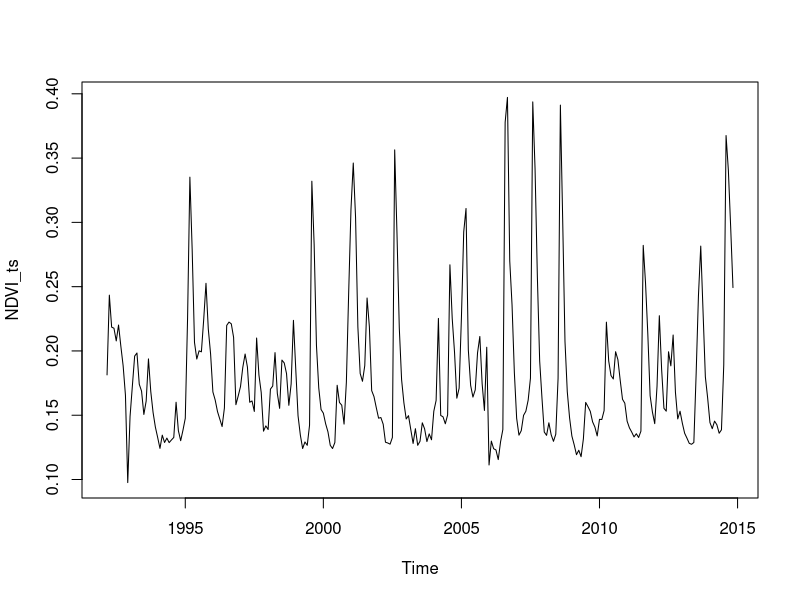
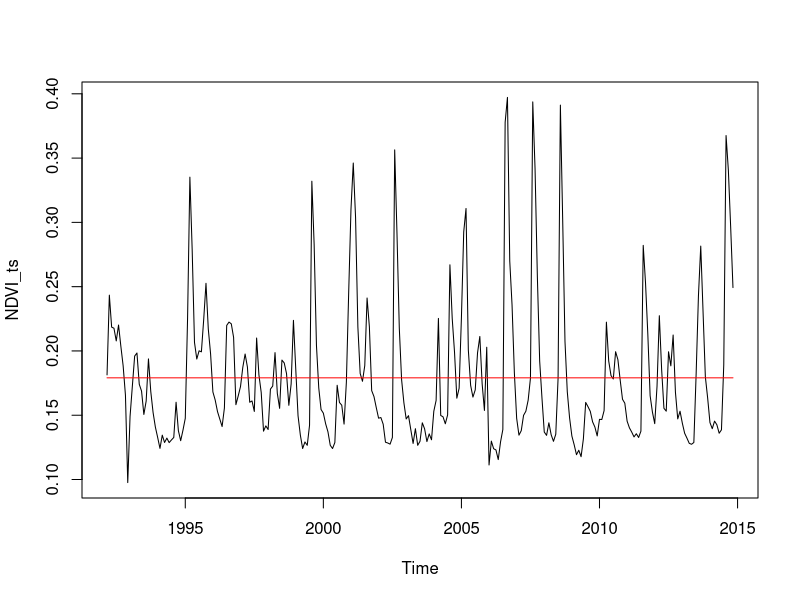
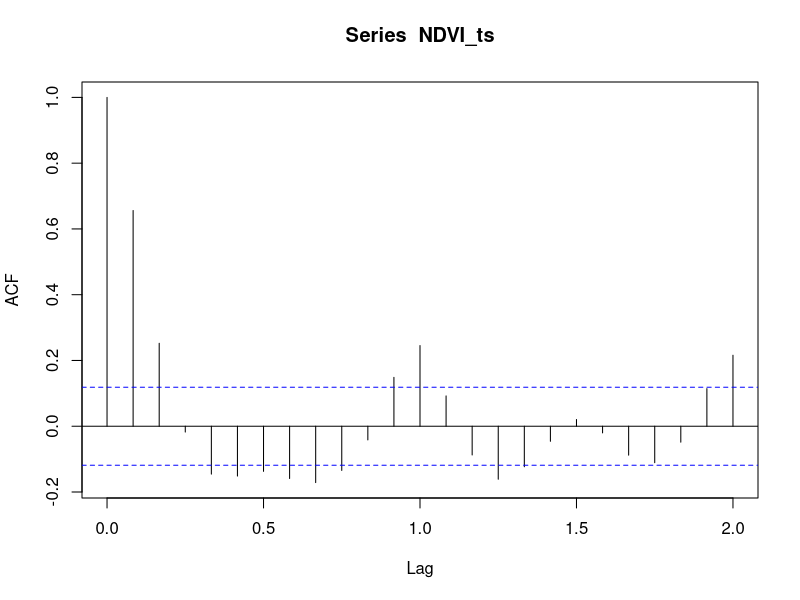
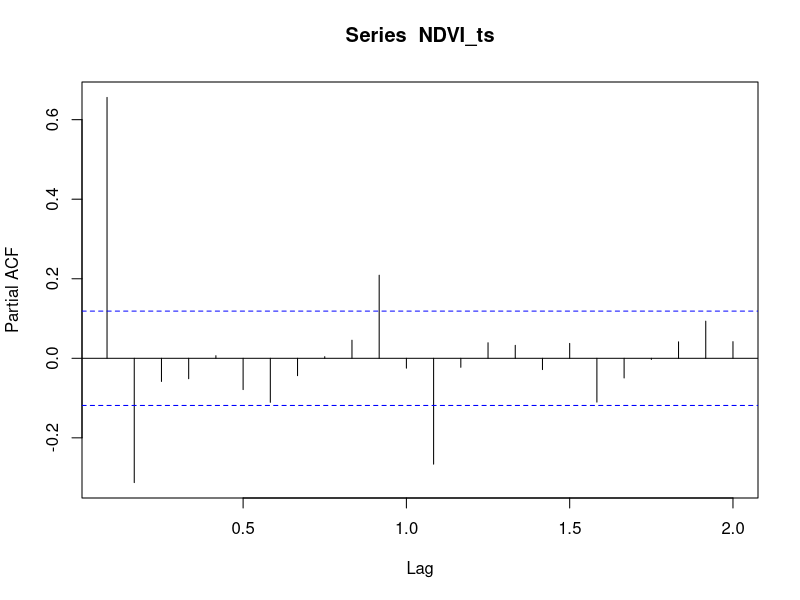
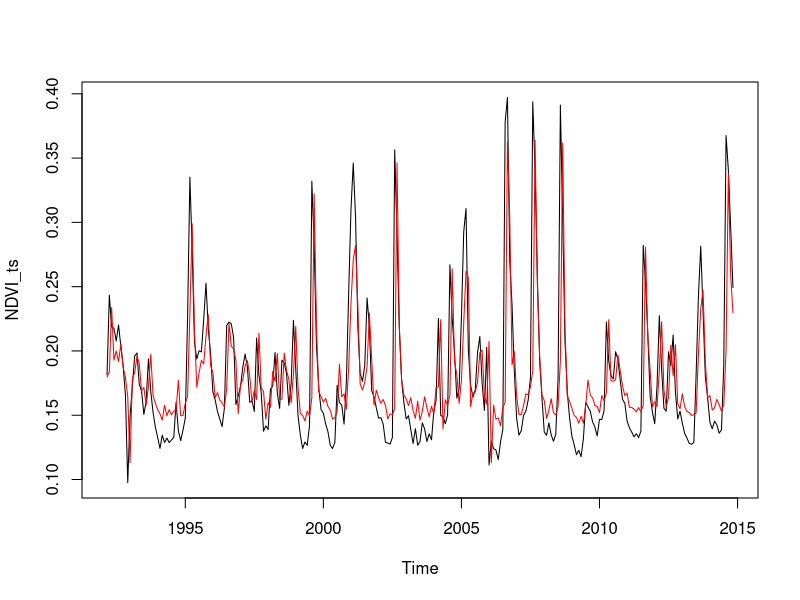
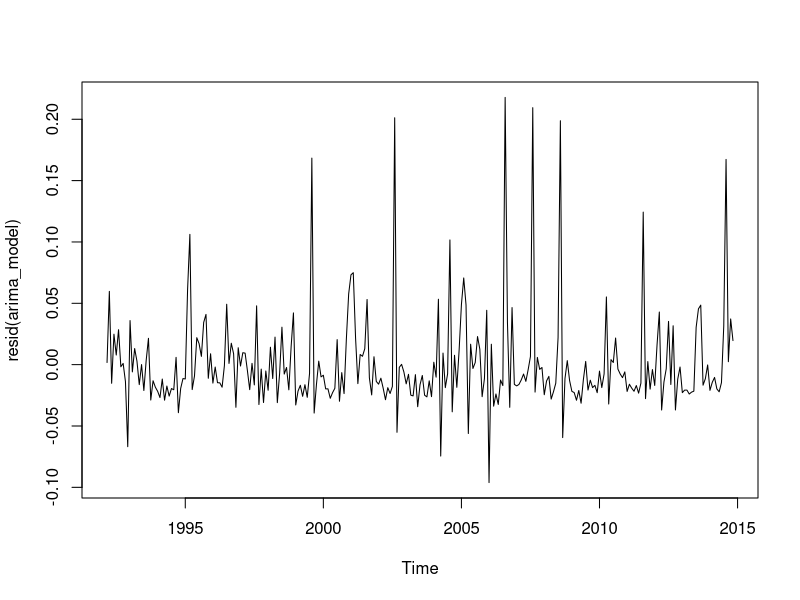
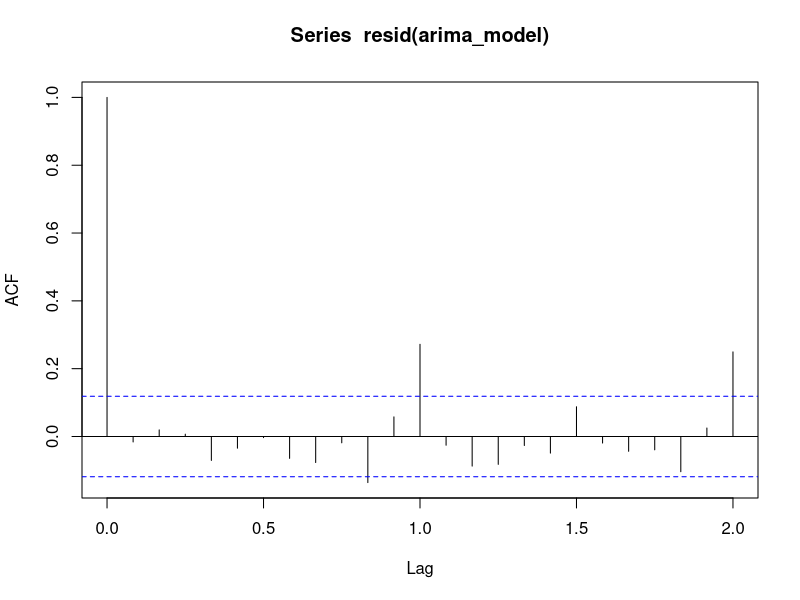
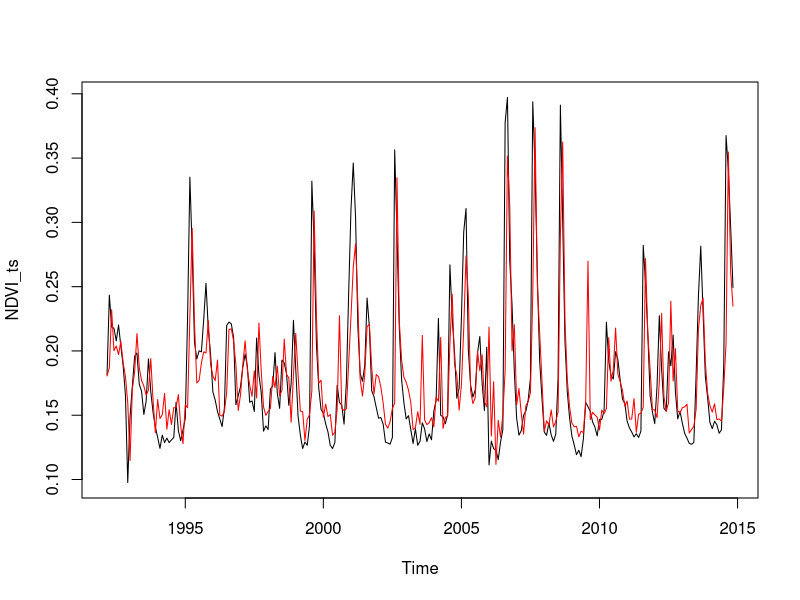

The R source for these figures, in order:
library(forecast)

# Data setup

data = read.csv("portal_timeseries.csv", stringsAsFactors = FALSE)
head(data)
NDVI_ts = ts(data$NDVI, start = c(1992, 3), end = c(2014, 11), frequency = 12)
rain_ts = ts(data$rain, start = c(1992, 3), end = c(2014, 11), frequency = 12)
# Plot the data

plot(NDVI_ts)

# Most basic time-series model
# Normally distributed data w/fixed mean and variance
# No change time-series is just random samples
#
# y = c + e_t, where e_t ~ N(0, sigma)

avg_model = meanf(NDVI_ts)
plot(NDVI_ts)
lines(fitted(avg_model), col = 'red')
summary(avg_model)

# But we know this isn't righty

acf(NDVI_ts)
pacf(NDVI_ts)

# So let's build a model that takes this autocorrelation into account
# Autoregressive model
# Forecast variable based on  based on previous states in time-series
#
# y_t = c + b1 * y_t-1 + b2 * y_t-2 ... + e_t
#
# Does this remind you of a biological model?
# This model is bascially a Gompertz population model if y is log(N)
#
# ARIMA: autoregressive, integrated, moving average

arima_model = Arima(NDVI_ts, c(2, 0, 0))
plot(NDVI_ts)
lines(fitted(arima_model), col = 'red')
summary(arima_model)

# How is it doing
plot(resid(arima_model))
acf(resid(arima_model))

# Still has autocorrelation at 1 and 2 years, so maybe some seasonal signal
# Seasonal component is modeled in the same way, but in 1 full season steps
#
# y_t = constant + b1 * y_t-1 + b2 * yt_2 + b3 * y_t-12 + b4 * y_t-24 + e_t

seasonal_arima_model = Arima(NDVI_ts, c(2, 0, 0), seasonal = c(2, 0, 0))
plot(NDVI_ts)
lines(fitted(seasonal_arima_model), col = 'red')
summary(seasonal_arima_model)
acf(resid(seasonal_arima_model))

# Build seasonal and non-seasonal ARIMAs for the precipitation data

# Automating fits
# Fit many possible values of seasonal, AR, differencing, and MA, and pick the best
# Unit root tests, minimization of the AICc and MLE

arima_model = auto.arima(NDVI_ts)
plot(NDVI_ts)
lines(fitted(arima_model), col='red')
summary(arima_model)

acf(resid(arima_model))
Box.test(resid(arima_model))

# What are those other two numbers

# Differencing: handles strong one-step autocorrelations, like trends
# Moving average: autocorrelated errors

# Can use `seasonal = FALSE` to skip seasonal signal

# Incorporating external co-variates
# y_t = c + b1 * y_t-1 + b2 * x_t ... + e_t

rain_arima_model = auto.arima(NDVI_ts, xreg = rain_ts)
plot(NDVI_ts)
lines(fitted(rain_arima_model), col = 'blue')
lines(fitted(arima_model), col = 'red')
